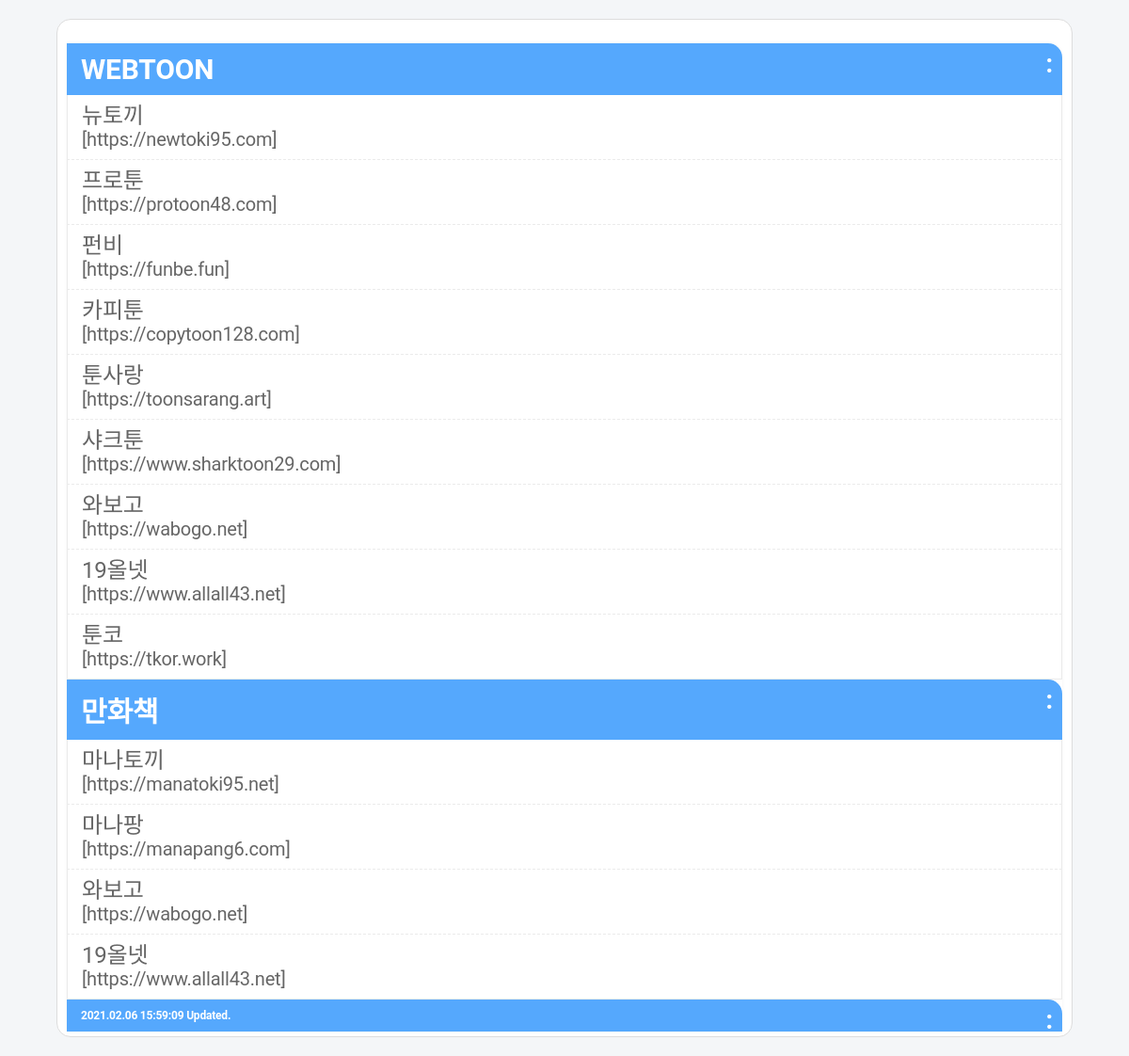
/url.php, run on the app's committed database.
### tables this page shows
CREATE TABLE SITE_INFO 
-- 사이트 정보
(
	SITE_ID TEXT,	-- 사이트 ID
	SITE_NAME TEXT, -- 사이트명
	SITE_ALIAS TEXT, -- 사이트 별칭
	SITE_URL TEXT, -- 사이트 URL
	SITE_TYPE TEXT, -- 사이트 유형(WEBTOON/MANGA)
	SERVER_PATH TEXT, -- 서버 경로명
	USE_LEVEL TEXT, -- 사용가능 회원레벨
	SEARCH_URL TEXT, -- 검색 URL
	SEARCH_PARAM TEXT, -- 검색 파라메터
	RECENT_URL TEXT, -- 최신목록 URL
	RECENT_PARAM TEXT, -- 최신목록 파라메터
	ENDED_URL TEXT, -- 완결목록 URL
	ENDED_PARAM TEXT, -- 완결목록 파라메터
	LIST_URL TEXT, -- 작품리스트 URL
	LIST_PARAM TEXT, -- 작품리스트 파라메터
	VIEW_URL TEXT, -- 작품상세 URL
	VIEW_PARAM TEXT, -- 작품상세 파라메터
	NOTE TEXT, -- 기타정보
	MAIN_VIEW, -- 메인페이지 노출여부
	ORDER_NUM, -- 메인페이지 노출 순서
	UPDATE_YN, -- 주소 업데이트 성공여부
	REGDTIME TEXT, -- 등록일시
	UPTDTIME TEXT, -- 수정일시
	USE_YN TEXT  -- 사용여부(Y/N)
, UPDATE_EXECUTE);

### url.php (the view, shortened to what this page needs)
<?php
	$webtoonDB = new SQLite3('./lib/webtoon.db');
?>
<!DOCTYPE html>
<html lang="ko">
<head>
<link rel="stylesheet" href="./lib/css/ui2.css" type="text/css">
</head>
<body>
<div id="container">
	<div class="item">
		<dl>
			<dt>WEBTOON</dt>
			<dd>
<?php
		$uptdtime = "";
		$sql = "SELECT SITE_ID, SITE_NAME, SITE_URL, SITE_TYPE, UPTDTIME FROM SITE_INFO WHERE SITE_TYPE='webtoon' AND USE_LEVEL < 99999 AND USE_YN='Y';";
		$conf_result = $webtoonDB->query($sql);
		while($conf = $conf_result->fetchArray(SQLITE3_ASSOC)){
			echo "<a href='".$conf["SITE_URL"]."' target='_top'>".$conf["SITE_NAME"]."<span style='font-size:20px;'><br>[".$conf["SITE_URL"]."]</span></a>";
			if ( strlen($uptdtime) == 0 ) $uptdtime = $conf["UPTDTIME"];
		}
?>
			</dd>
			<dt>만화책</dt>
			<dd>
<?php
		$sql = "SELECT SITE_ID, SITE_NAME, SITE_URL, SITE_TYPE, UPTDTIME FROM SITE_INFO WHERE SITE_TYPE='manga' AND USE_LEVEL < 99999 AND USE_YN='Y';";
		$conf_result = $webtoonDB->query($sql);
		while($conf = $conf_result->fetchArray(SQLITE3_ASSOC)){
			echo "<a href='".$conf["SITE_URL"]."' target='_top'>".$conf["SITE_NAME"]."<span style='font-size:20px;'><br>[".$conf["SITE_URL"]."]</span></a>";
		}
?>
			</dd>
			<dt style="font-size:12px;"><?php echo $uptdtime; ?> Updated.</dt>
		</dl>
	</div>
</div>
</body>
</html>

### data on the page
site_info: SITE_NAME "뉴토끼", SITE_URL "https://newtoki95.com", UPTDTIME "2021.02.06 15:59:09"
site_info: SITE_NAME "프로툰", SITE_URL "https://protoon48.com"
site_info: SITE_NAME "펀비", SITE_URL "https://funbe.fun"
site_info: SITE_NAME "카피툰", SITE_URL "https://copytoon128.com"
site_info: SITE_NAME "툰사랑", SITE_URL "https://toonsarang.art"
site_info: SITE_NAME "샤크툰", SITE_URL "https://www.sharktoon29.com"
site_info: SITE_NAME "와보고", SITE_URL "https://wabogo.net"
site_info: SITE_NAME "19올넷", SITE_URL "https://www.allall43.net"
site_info: SITE_NAME "툰코", SITE_URL "https://tkor.work"
site_info: SITE_NAME "마나토끼", SITE_URL "https://manatoki95.net"
site_info: SITE_NAME "마나팡", SITE_URL "https://manapang6.com"
site_info: SITE_NAME "와보고", SITE_URL "https://wabogo.net"
site_info: SITE_NAME "19올넷", SITE_URL "https://www.allall43.net"
